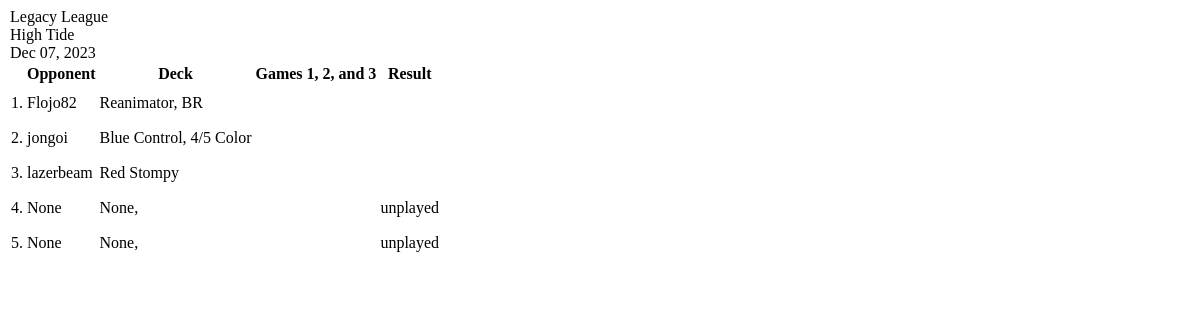
/new_league_submit, run on an earlier commit of the app's database.
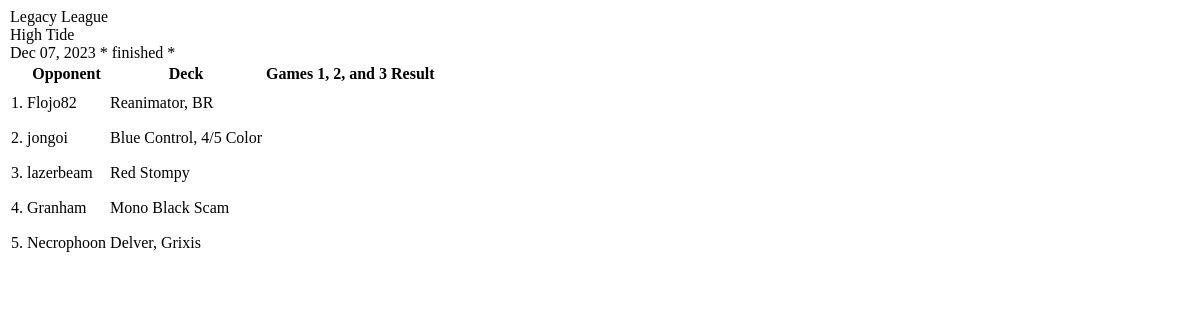
And on a later commit of the database.
### core/models.py (models this page shows, shortened)
class Match(models.Model):
    user = models.ForeignKey(CustomUser, null=True, on_delete=models.CASCADE)
    dateCreated = models.DateTimeField(default=timezone.now, null=True)
    mtgFormat = models.ForeignKey(MtgFormat, null=True, on_delete=models.CASCADE, related_name="mtgFormat")
    myDeck = models.ForeignKey(Deck, null=True, on_delete=models.CASCADE, related_name="mydeck")
    theirName = models.CharField(null=True, max_length=100)
    theirArchetype = models.ForeignKey(Archetype, verbose_name="Their Archetype", null=True, on_delete=models.CASCADE, related_name="theirarchetype")
    theirDeck = models.ForeignKey(Deck, verbose_name="Their Deck", null=True, on_delete=models.CASCADE, related_name="theirdeck")
    theirFlavor = models.ForeignKey(Flavor, verbose_name="Thier Flavor", null=True, on_delete=models.CASCADE, related_name="theirflavors")
    inLeagueNum = models.IntegerField(null=True)
    game1 = models.BooleanField(verbose_name='Win1', null=True, default=None, help_text="win")
    game2 = models.BooleanField(verbose_name='Win2', null=True, default=None)
    game3 = models.BooleanField(verbose_name='Win3', null=True, default=None)
    didjawin = models.BooleanField('Match Win', null=True, default=None)
    league = models.ForeignKey(League, null=True, on_delete=models.CASCADE, related_name="matches")

class Deck(models.Model):
    name = models.CharField(verbose_name="deck name", max_length=25)
    mtgFormat = models.ForeignKey(MtgFormat, null=True, on_delete=models.CASCADE)
    archetype = models.ForeignKey(Archetype, null=True, on_delete=models.CASCADE)
    dateCreated = models.DateTimeField(default=timezone.now)
    def __str__(self):
        return str(self.name)

class Flavor(models.Model):
    name = models.CharField(max_length=30, default='none')
    deck = models.ForeignKey(Deck, null=True, on_delete=models.CASCADE, related_name="flavors")
    isdefault = models.BooleanField('default', default=False)
    def __str__(self):
        return f'{self.name}'

### core/views.py (the view, shortened to what this page needs)
# urls.py: path('new_league_submit', views.new_league_submit, name='new_league_submit'),
def new_league_submit(request):
    user = request.user
    print("submit new league r")
    context = {
    }
    return get_league_current(request)

### core/models.py (called while the page is built)
    def __str__(self):
        return self.name

### core/views.py (called while the page is built)
def get_league_current(request):
    leagues_list = League.objects.all().order_by('-dateCreated')
    current_league = League.objects.latest('dateCreated')
    matches_list = current_league.matches.all()
    print("cLeague flavor: ", current_league.myFlavor)
    context = {
        "cLeague": current_league,
        "matches": matches_list
    }
    return render(request, 'core/partials/leaguematches/current_leaguetable.html', context)

### core/templates/core/partials/leaguematches/current_leaguetable.html (shortened to what this page needs)
<table class="table table-hover matchtable">
    <legend class="text-center">
        <div class="row">
            <div class="col">
                {{ cLeague.mtgFormat }} League
            </div>
            <div class="col">
                {% if cLeague.myFlavor.name != "none" %}{{cLeague.myFlavor}}{% endif %} {{cLeague.myDeck}}
            </div>
            <div class="col">
                {{cLeague.dateCreated|date:"M d, Y"}} {% if cLeague.isFinished %} * finished * {% endif %}
            </div>
        </div>
    </legend>
    <thead>
        <th></th>
        <th>Opponent</th>
        <th>Deck</th>
        <th colspan="3">Games 1, 2, and 3</th>
        <th>Result</th>
        <th></th>
    </thead>
    <tbody>
        {% for match in matches %}
            <tr class="align-middle">
                <td class="align-middle">{{ match.inLeagueNum }}.</td>
                <td>{{ match.theirName }}</td>
                <td>{{ match.theirDeck }}{% if match.theirFlavor.name != "none" %}, {{match.theirFlavor.name}}{% endif %}</td>
                {% if match.game1 == 1 %}
                <td></td>
                {% elif match.game1 == 0 %}
                <td></td>
                {% else %}
                <td></td>
                {% endif %}
                {% if match.game2 == 1 %}
                <td></td>
                {% elif match.game2 == 0 %}
                <td></td>
                {% else %}
                <td></td>
                {% endif %}
                {% if match.game3 == 1 %}
                <td><i class="bi bi-check2" style=" font-size: 2rem;color: rgb(102, 255, 47)"></i></td>
                {% elif match.game3 is None %}
                <td></td>
                {% elif match.game3 == 0 %}
                <td></td>
                {% else %}
                <td></td>
                {% endif %}
                {% if match.didjawin == 1 %}
                    <td></td>
                {% elif match.didjawin == 0 %}
                    <td></td>
                {% else %}
                    <td>unplayed</td>
                {% endif %}
                <td style="padding: 0;">
                    <a href="" hx-get="{% url 'edit_match' match.pk %}" hx-target="closest tr" hx-swap="outerHTML"><i class="bi bi-pencil" style="font-size: 1.8rem; padding-right: 15px;"></i></a>
                </td>
            </tr>
        {% endfor %}
    </tbody>
</table>

What changed in the data, as far as the page shows it:
changed Match: theirName "None" → "Granham"; theirDeck "None" → "Mono Black Scam"; game1 empty → False (drawn); game2 empty → True (drawn); game3 empty → False (drawn); no longer shows ","; no longer shows "unplayed"
changed Match: theirName "None" → "Necrophoon"; theirDeck "None" → "Delver"; theirFlavor.name (not shown) → "Grixis"; game1 empty → False (drawn); game2 empty → False (drawn); game3 empty → False (drawn); no longer shows "unplayed"
Also different on the page:
text now shown: "* finished *"
